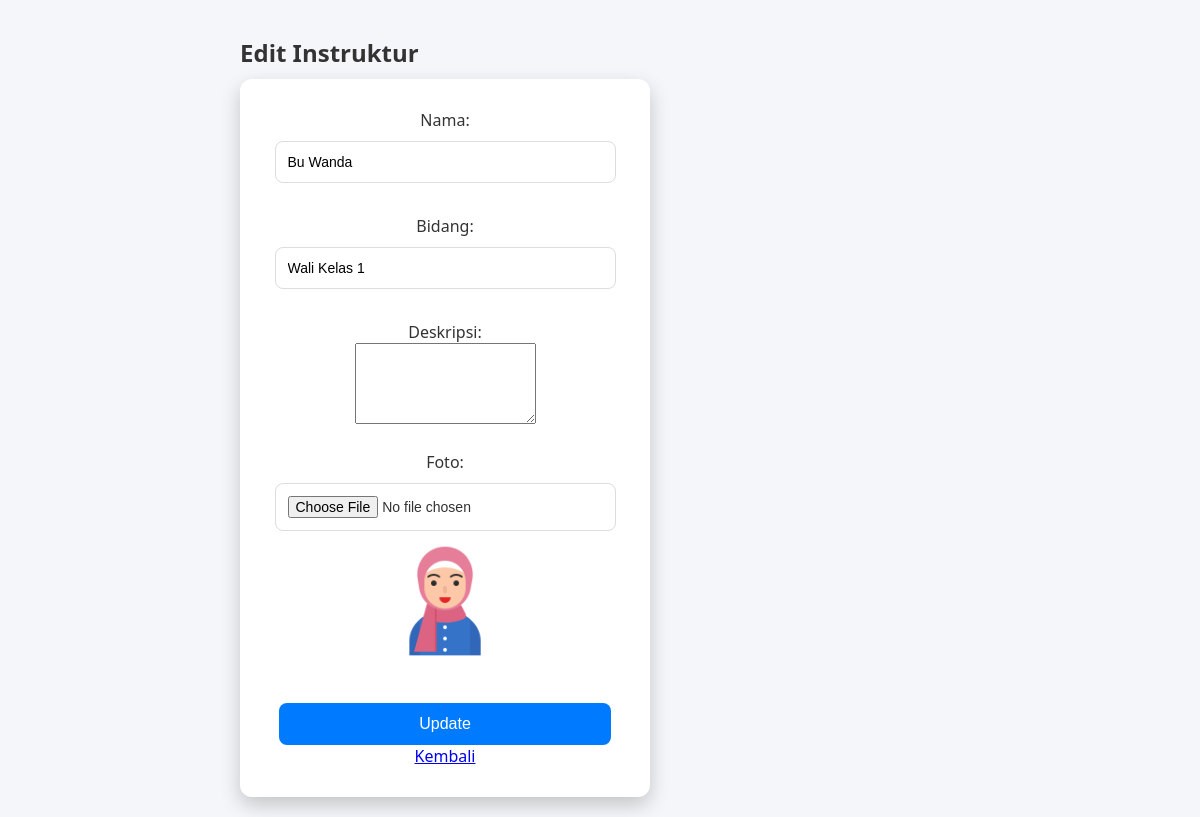
The page /admin/edit_instruktur.php?id=13 (signed in) on the database its author committed.
### tables this page shows
CREATE TABLE `data_instruktur` (
  `id_instruktur` int NOT NULL,
  `nama` varchar(100) NOT NULL,
  `bidang` varchar(100) DEFAULT NULL,
  `deskripsi` text,
  `foto` varchar(255) DEFAULT NULL,
  `created_at` timestamp NOT NULL DEFAULT CURRENT_TIMESTAMP,
  `updated_at` timestamp NOT NULL DEFAULT CURRENT_TIMESTAMP ON UPDATE CURRENT_TIMESTAMP
);

### admin/edit_instruktur.php (the view, shortened to what this page needs)
<?php
include '../config/koneksi.php';
$id = $_GET['id'];
$q  = mysqli_query($koneksi, "SELECT * FROM data_instruktur WHERE id_instruktur='$id'");
$data = mysqli_fetch_assoc($q);
?>
<!DOCTYPE html>
<html>
<head>
    <link rel="stylesheet" href="style.css">
</head>
<body>
<div class="content">
    <h1>Edit Instruktur</h1>
    <form method="post" enctype="multipart/form-data">
        <label>Nama:</label><br>
        <input type="text" name="nama" value="<?= $data['nama'] ?>" required><br><br>
        <label>Bidang:</label><br>
        <input type="text" name="bidang" value="<?= $data['bidang'] ?>" required><br><br>
        <label>Deskripsi:</label><br>
        <textarea name="deskripsi" rows="5"><?= $data['deskripsi'] ?></textarea><br><br>
        <label>Foto:</label><br>
        <input type="file" name="foto"><br>
        <?php if($data['foto']): ?>
            <img src="../assets/uploads/<?= $data['foto'] ?>" width="120"><br><br>
        <?php endif; ?>
        <button type="submit">Update</button>
        <a href="instruktur.php">Kembali</a>
    </form>
</div>
</body>
</html>

### admin/style.css (style rules this page uses)
form { background: #fff; padding: 30px; border-radius: 12px; box-shadow: 0 8px 20px rgba(0, 0, 0, 0.2); width: 350px; text-align: center; }
form input { width: 90%; padding: 12px; margin: 10px 0; border: 1px solid #ddd; border-radius: 8px; outline: none; font-size: 14px; transition: 0.3s; }
form button { width: 95%; padding: 12px; margin-top: 15px; border: none; border-radius: 8px; background: #007bff; color: white; font-size: 16px; cursor: pointer; transition: 0.3s; }
body { margin: 0; font-family: 'Segoe UI', Tahoma, Geneva, Verdana, sans-serif; background: #f4f6f9; color: #333; }
.content { margin-left: 220px; padding: 20px; }
.content h1 { font-size: 24px; margin-bottom: 10px; }

### rows shown on the page
data_instruktur: nama "Bu Wanda", bidang "Wali Kelas 1", foto (picture)
